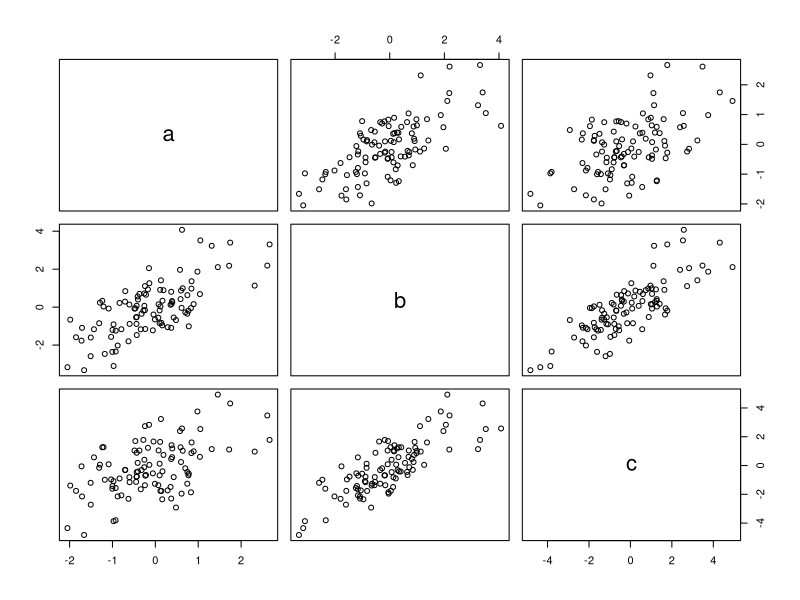

Reproduce this figure in R. (Note: this script raises an error after producing the figure.)
#SESSION 1: Variable, Vector, factor, Matrix, Data Frame, List

2+3
2*3
a = 5
b <- 5
a == 5
a == 6
a != 6

vec <- c(1, 2, 5, 13)
# This is my first comment
vec2 <- c(34, 56) #this is also a comment

vec3 <- c(1, 4,
          5)
vec4 <- 1:10 #sequence of numbers

vec5 <- seq(from=1,
            to=20,
            by=2)

gender <- c("male", "female", "male", "male", "male", "female")
gender <- factor(gender)
gender

edu <- c("h", "h", "h", "u", "u", "p", "p", "u", "h", "p")
eduord <- ordered(edu, levels=c("h", "u", "p"))
eduord

#Matrix

matrix(4,3,2) #matrix(value, number_of_rows, number_of_columns) order:row to column

matrix(data=5, nrow=2, ncol=3)

matrix(1:12, nrow=3)

matrix(1:12, nrow=3, byrow=TRUE)

matrix(1:14, nrow=3, byrow=TRUE)

mat1 <-matrix(1:14, nrow=3, byrow=TRUE)

#Second row, third column
mat1[2,3]
mat1[2:3,3:5]

mat1[c(1,3), c(1,5)]
mat1[, 3:5]
mat1[, -c(3,5)] #everything except the 3rd and 5th column

mat2 <-matrix(5, 3, 5)
mat1/mat2

#DATAFRAME
mydatafr<-data.frame(cbind(c(2,1,5),c(22,-4,11)))
colnames(mydatafr)<-c("First","Second")
mydatafr$First

#lists
a = 3
b = c(2,5)
c = matrix(4, 4, 500)
d = c("Reims", "Rouen")

mylist <-list(a,b,c,d)
mylist2 <- list(mylist, b, d)
mylist2[[2]]
mylist2[[1]]
mylist2[[1]][2]


# ---------------- EXERCISES --------------------------
#Exercise 1.1
#a) Put the numbers 31 to 60 in a vector named P and in a matrix with 6 rows and 5 columns named Q.

P <- 31:60
Q <- matrix(P,nrow=6,ncol=5)
Q

#b) Create a matrix Qt where you fill first the first row, then the second, and so on. 
Qt <- matrix(P,nrow=6,ncol=5,byrow=TRUE) #By default the order is by column, therefore, we put byrow = TRUE explicitly
Qt

#Exercise 1.2
#a) Construct three random normal vectors of 100 length. Use the rnorm() function. Name these vectors x1, x2 and x3.
x1 <- rnorm(100)
x2 <- rnorm(100)
x3 <- rnorm(100)

#b) Make a data frame called t with three columns (called a, b and c) containing respectively x1, x1+x2 and x1+x2+x3.
t <- data.frame(cbind(x1,x1+x2,x1+x2+x3))
colnames(t)<-c("a","b","c")

#c) Call the following functions for this data frame: plot(t) and sd(t). 
#Can you understand the results? (Short comment starting with # is welcome.
plot(t) #Pair-wise scattert plot was created
sd(t) #sd did not work, columns in a data frame may contain different data types, and standard deviation can becalculated for numerical data only.

# d) Modify sd(t) to get the expected results about the three variables in data frame t.
sd(t$a)
sd(t$b)
sd(t$c)

#Exercise 1.3
# Create a vector using a sequence going from 21 to 120. Give it the name “a”.
a <-seq(21:120)
a

#Define b as the length of a.
b<- length(a)
b

#Define d the 5th element of the vector a.
d <- a[5]
d

#Define f the vector containing the elements from the 2nd until the 6th.
f <- a[2:6]
f

#Define g the vector containing the 1st , 3rd and 7th elements of a.
g <- a[c(1,3,7)]
g

#Create a vector, call it h, containing the sequence of values of “a” from 1 until 100 every 4 observations.
h <-a[seq(1,100,by=4)]
h

#Define i the vector containing the elements bigger than 24 and smaller than 29.
i <-a[a>24&a<29]
i

#Create a matrix (give it the name l) with 25 rows and 4 columns containing the element of the vector a.
l <-matrix(a,nrow=25,ncol=4)
l

#Define m the vector containing the elements of the second column of l.
m <- l[,2]
m

#Define n the vector containing the elements of the third row of l.
n <- l[3,]
n

#Define o the vector containing the elements included from row 6 until row 12 and from column 2 until column 3 of l.
o <- l[6:12,2:3]
o

#Exercise 1.4
#a
months <-c("Feb", "Apr", "Jun", "Jul", "Aug")
months

#b
sort(months) # months are sorted alphabetically instead of monthwise

#c
month_levels <- c("Jan", "Feb", "Mar", "Apr", "May", "Jun", "Jul", "Aug", "Sep", "Oct", "Nov", "Dec")
month_levels

#d
mymonths <- factor(months,levels=month_levels)
print(mymonths)

#e
sorted_mymonths <- sort(mymonths)
print(sorted_mymonths) #factors are useful becasue it helps us sort monthwise instead of alphabetical order which doesn't make sense

